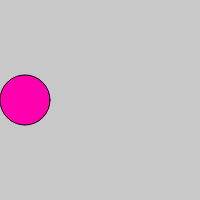
Frame 1 (no input)
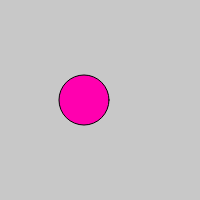
Frame 60 (no input)
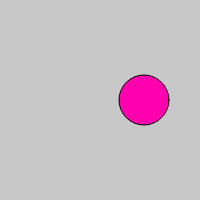
Frame 120 (the mouse pressed at the canvas centre since frame 60)

The p5.js sketch that drew these frames (run headless with seeded random() and noise() and a simulated clock; from frame 60 on, the mouse is pressed at the canvas centre):

// p5.js sketch
// ── sketch.js
let bg_color = 200;
let a_width = 50;
let s_x = 50;
let a_crawl = true;

function setup() {
  createCanvas(200, 200);

  // build_ui();
}

function draw() {
  background(bg_color);
  
  fill(255, 0, 175);
  circle(s_x-a_width/2, 100, a_width)
  
  if (a_crawl) {
    s_x += 1;
    if (s_x-a_width > width) {
      s_x = 0;
    }
  }
}
